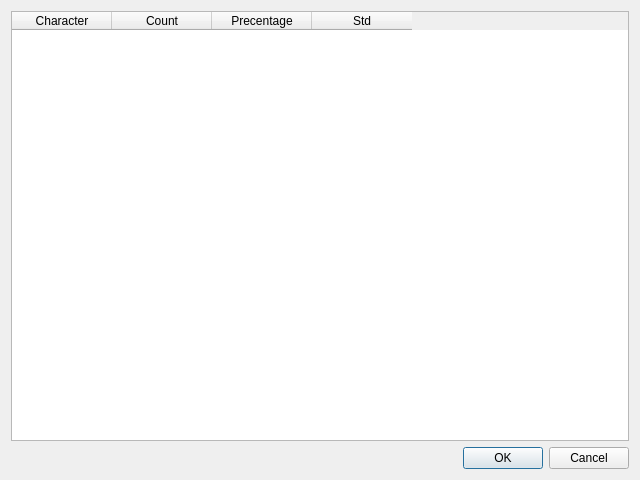
<?xml version="1.0" encoding="UTF-8"?>
<ui version="4.0">
 <class>ShowStatistics</class>
 <widget class="QDialog" name="ShowStatistics">
  <property name="geometry">
   <rect>
    <x>0</x>
    <y>0</y>
    <width>640</width>
    <height>480</height>
   </rect>
  </property>
  <property name="windowTitle">
   <string>Statistics</string>
  </property>
  <layout class="QVBoxLayout" name="verticalLayout">
   <item>
    <widget class="QTableWidget" name="tableWidget">
     <property name="editTriggers">
      <set>QAbstractItemView::NoEditTriggers</set>
     </property>
     <property name="sortingEnabled">
      <bool>true</bool>
     </property>
     <column>
      <property name="text">
       <string>Character</string>
      </property>
     </column>
     <column>
      <property name="text">
       <string>Count</string>
      </property>
     </column>
     <column>
      <property name="text">
       <string>Precentage</string>
      </property>
     </column>
     <column>
      <property name="text">
       <string>Std</string>
      </property>
     </column>
    </widget>
   </item>
   <item>
    <widget class="QDialogButtonBox" name="buttonBox">
     <property name="orientation">
      <enum>Qt::Horizontal</enum>
     </property>
     <property name="standardButtons">
      <set>QDialogButtonBox::Cancel|QDialogButtonBox::Ok</set>
     </property>
    </widget>
   </item>
  </layout>
 </widget>
 <resources/>
 <connections>
  <connection>
   <sender>buttonBox</sender>
   <signal>accepted()</signal>
   <receiver>ShowStatistics</receiver>
   <slot>accept()</slot>
   <hints>
    <hint type="sourcelabel">
     <x>248</x>
     <y>254</y>
    </hint>
    <hint type="destinationlabel">
     <x>157</x>
     <y>274</y>
    </hint>
   </hints>
  </connection>
  <connection>
   <sender>buttonBox</sender>
   <signal>rejected()</signal>
   <receiver>ShowStatistics</receiver>
   <slot>reject()</slot>
   <hints>
    <hint type="sourcelabel">
     <x>316</x>
     <y>260</y>
    </hint>
    <hint type="destinationlabel">
     <x>286</x>
     <y>274</y>
    </hint>
   </hints>
  </connection>
 </connections>
</ui>
